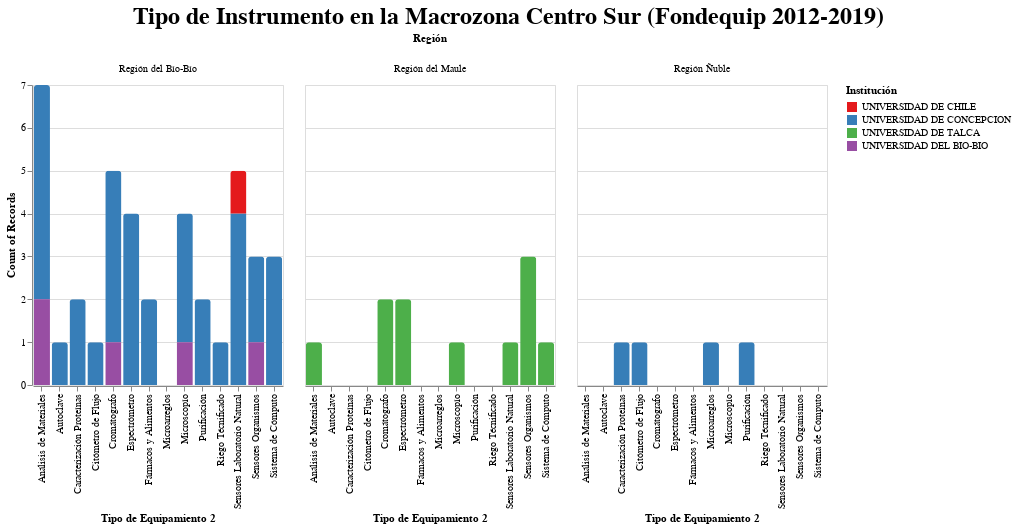

Here is the notebook cell this chart was saved with:
### Code cell
import altair as alt
alt.data_transformers.disable_max_rows()

chart = alt.Chart(data).mark_bar(
    cornerRadiusTopLeft=3,
    cornerRadiusTopRight=3
).encode(
    y=alt.Y('count(Tipo de Equipamiento 2):Q', stack=True),
    x='Tipo de Equipamiento 2:O',
    color=alt.Color('Institución:N', scale=alt.Scale(scheme='set1')),
    column='Región:O'
    
).properties(
    title='Tipo de Instrumento en la Macrozona Centro Sur (Fondequip 2012-2019)',
     
    width=250
)

chart.configure_title(
    fontSize=24,
    font='Courier',
    anchor='middle',
    color='black'
)

### Figure 1 — Vega-Lite specification as saved in the notebook (floating-point values rounded to 4 significant figures)
{"config": {"view": {"continuousWidth": 400, "continuousHeight": 300}, "title": {"anchor": "middle", "color": "black", "font": "Courier", "fontSize": 24}}, "data": {"name": "data-55f525ad415eb41e14f82735ca4b085e"}, "mark": {"type": "bar", "cornerRadiusTopLeft": 3, "cornerRadiusTopRight": 3}, "encoding": {"color": {"type": "nominal", "field": "Institución", "scale": {"scheme": "set1"}}, "column": {"type": "ordinal", "field": "Región"}, "x": {"type": "ordinal", "field": "Tipo de Equipamiento 2"}, "y": {"type": "quantitative", "aggregate": "count", "field": "Tipo de Equipamiento 2", "stack": true}}, "title": "Tipo de Instrumento en la Macrozona Centro Sur (Fondequip 2012-2019)", "width": 250, "$schema": "https://vega.github.io/schema/vega-lite/v4.8.1.json", "datasets": {"data-55f525ad415eb41e14f82735ca4b085e": [{"Folio": "EQM190153", "Programa": "FONDEQUIP", "Institución": "UNIVERSIDAD DE TALCA", "Región Instalación del Equipo": "Región del Maule", "Tipo de Equipamiento": "Otros", "Tipo de Equipamiento 2": "Sensores Organismos", "Área OECD": "Biomedicina", "Equipo": "DISPOSITIVO INTEGRADO NOLDUS DE OBSERVACIÓN DE CONDUCTA Y REGISTRO DE SEÑALES FISIOLÓGICAS", "Marca": "NOLDUS", "Modelo": "NOLDUS INFORMATION TECHNOLOGY", "Coordinador Responsable": "RAMON CASTILLO", "Email": "racastillo@utalca.cl", "Región": "Región del Maule"}, {"Folio": "EQM190124", "Programa": "FONDEQUIP", "Institución": "UNIVERSIDAD DE TALCA", "Región Instalación del Equipo": "Región del Maule", "Tipo de Equipamiento": "Otros", "Tipo de Equipamiento 2": "Sensores Laboratorio Natural", "Área OECD": "Clima", "Equipo": "PLATAFORMA DE FENOTIPEO AÉREA CON CÁMARA HIPERESPECTRA Y LIDARL ", "Marca": "Headwall Photonics ", "Modelo": "Co-Aligned hyperspectral sensor 400-2500nm with Lidar", "Coordinador Responsable": "Gustavo Lobos", "Email": "globosp@utalca.cl", "Región": "Región del Maule"}, {"Folio": "EQM190002", "Programa": "FONDEQUIP", "Institución": "UNIVERSIDAD DE CONCEPCION", "Región Instalación del Equipo": "Región del Bío-Bío", "Tipo de Equipamiento": "Otros", "Tipo de Equipamiento 2": "Análisis de Materiales ", "Área OECD": "Industria 4.0", "Equipo": "NANOTRIBOINDENTADOR", "Marca": "Bruker", "Modelo": "Hysitron TI 980", "Coordinador Responsable": "manuel melendrez", "Email": "mmelendrez@udec.cl", "Región": "Región del Bío-Bío"}, {"Folio": "EQM180230", "Programa": "FONDEQUIP", "Institución": "UNIVERSIDAD DE CONCEPCION", "Región Instalación del Equipo": "Región del Bío-Bío", "Tipo de Equipamiento": "Equipos de Procesamiento y ensayo de Materiales", "Tipo de Equipamiento 2": "Fármacos y Alimentos", "Área OECD": "Biomedicina", "Equipo": "MULTIFORS 2 OPTIMIZADO PARA SIMULACIÓN GASTRO-INTESTINAL", "Marca": "INFORS HT", "Modelo": "Multifors 2", "Coordinador Responsable": "Karem Henríquez Aedo", "Email": "karhenri@gmail.com", "Región": "Región del Bío-Bío"}, {"Folio": "EQM180219", "Programa": "FONDEQUIP", "Institución": "UNIVERSIDAD DE CONCEPCION", "Región Instalación del Equipo": "Región del Bío-Bío", "Tipo de Equipamiento": "Otros", "Tipo de Equipamiento 2": "Caracterización Proteínas", "Área OECD": "Biomedicina", "Equipo": "JASCO 1500", "Marca": "Jasco", "Modelo": 1500, "Coordinador Responsable": "Maximiliano Figueroa", "Email": "mfigueroa.yevenes@gmail.com", "Región": "Región del Bío-Bío"}, {"Folio": "EQM180217", "Programa": "FONDEQUIP", "Institución": "UNIVERSIDAD DE CONCEPCION", "Región Instalación del Equipo": "Región del Bío-Bío", "Tipo de Equipamiento": "Otros", "Tipo de Equipamiento 2": "Cromátografo", "Área OECD": "Biomedicina", "Equipo": "SISTEMA INTEGRADO CROMATÓGRAFO IÓNICO- ESPECTRÓMETRO DE MASAS POR PLASMA INDUCTIVAMENTE ACOPLADO", "Marca": "Thermo Fischer Sci", "Modelo": "ICP/MS iCAP RQ - ICS 5000", "Coordinador Responsable": "CARLOS PEÑA", "Email": "carlospena@udec.cl", "Región": "Región del Bío-Bío"}, {"Folio": "EQM180201", "Programa": "FONDEQUIP", "Institución": "UNIVERSIDAD DE CONCEPCION", "Región Instalación del Equipo": "Región del Bío-Bío", "Tipo de Equipamiento": "Otros", "Tipo de Equipamiento 2": "Purificación", "Área OECD": "Biotecnología", "Equipo": "SISTEMA DE EXTRACCIÓN SUPERCRÍTICO Y SUBCRÍTICO", "Marca": "Applied Separations", "Modelo": "Spe-ed Helix", "Coordinador Responsable": "Cristian Agurto", "Email": "cagurto@udec.cl", "Región": "Región del Bío-Bío"}, {"Folio": "EQM180008", "Programa": "FONDEQUIP", "Institución": "UNIVERSIDAD DE CONCEPCION", "Región Instalación del Equipo": "Región del Bío-Bío", "Tipo de Equipamiento": "Otros", "Tipo de Equipamiento 2": "Sensores Organismos", "Área OECD": "Biomedicina", "Equipo": "EEG MOVE CON SISTEMA WIRELESS", "Marca": "BrainAmp Standard", "Modelo": "128-channel BP-01030", "Coordinador Responsable": "Mabel Urrutia", "Email": "urrutiamabel@gmail.com", "Región": "Región del Bío-Bío"}, {"Folio": "EQM170124", "Programa": "FONDEQUIP", "Institución": "UNIVERSIDAD DE CONCEPCION", "Región Instalación del Equipo": "Región del Bío-Bío", "Tipo de Equipamiento": "Microscopios y Difractómetros", "Tipo de Equipamiento 2": "Microscopío", "Área OECD": "Biomedicina", "Equipo": "MICROSCOPIO ELECTRÓNICO DE BARRIDO SU 1000 FLEXSEM", "Marca": "HITACHI", "Modelo": "SU3500", "Coordinador Responsable": "Daniel González", "Email": "danigonz@udec.cl", "Región": "Región del Bío-Bío"}, {"Folio": "EQM170077", "Programa": "FONDEQUIP", "Institución": "UNIVERSIDAD DEL BIO-BIO", "Región Instalación del Equipo": "Región del Bío-Bío", "Tipo de Equipamiento": "Cromatógrafos y Espectrómetros", "Tipo de Equipamiento 2": "Cromátografo", "Área OECD": "Biomedicina", "Equipo": "CROMATÓGRAFO DE GASES Y PIROLIZADOR ACOPLADO A UN ESPECTRÓMETRO DE MASAS PY-GC/MS", "Marca": "Perkin Elmer", "Modelo": "GC Clarus 690 MS SQ8", "Coordinador Responsable": "Serguei Alejandro ", "Email": "salejandro@ubiobio.cl", "Región": "Región del Bío-Bío"}, {"Folio": "EQM170075", "Programa": "FONDEQUIP", "Institución": "UNIVERSIDAD DEL BIO-BIO", "Región Instalación del Equipo": "Región del Bío-Bío", "Tipo de Equipamiento": "Otros", "Tipo de Equipamiento 2": "Análisis de Materiales ", "Área OECD": "Industria 4.0", "Equipo": "ROBOT PARA CONSTRUCCIÓN IMPRESA", "Marca": "Kuka", "Modelo": "Kuka KR120 R2500 y KL6000", "Coordinador Responsable": "Rodrigo Garcia", "Email": "rgarcia@ubiobio.cl", "Región": "Región del Bío-Bío"}, {"Folio": "EQM170074", "Programa": "FONDEQUIP", "Institución": "UNIVERSIDAD DE TALCA", "Región Instalación del Equipo": "Región del Maule", "Tipo de Equipamiento": "Cromatógrafos y Espectrómetros", "Tipo de Equipamiento 2": "Espectrómetro", "Área OECD": "Biomedicina", "Equipo": "ESPECTRÓMETRO DE RESONANCIA MAGNÉTICA NUCLEAR DE 500 MHZ RMN 500 MHZ", "Marca": "Bruker", "Modelo": "Avance III HDTM 500 High Performance Digital NMR Spectrometer�", "Coordinador Responsable": "Guillermo Schmeda", "Email": "schmeda@utalca.cl", "Región": "Región del Maule"}, {"Folio": "EQM170054", "Programa": "FONDEQUIP", "Institución": "UNIVERSIDAD DE TALCA", "Región Instalación del Equipo": "Región del Maule", "Tipo de Equipamiento": "Otros", "Tipo de Equipamiento 2": "Análisis de Materiales ", "Área OECD": "Industria 4.0", "Equipo": "ESTACIÓN DE PRUEBA PARA CELDAS INDIVIDUALES DE GRAN SUPERFICIE Y PILAS DE COMBUSTIBLE DE TAMAÑO PEQUEÑO", "Marca": "FuelCon", "Modelo": "Evaluator C1000-LT", "Coordinador Responsable": "Carlos  Restrepo", "Email": "crestrepo@utalca.cl", "Región": "Región del Maule"}, {"Folio": "EQM170023", "Programa": "FONDEQUIP", "Institución": "UNIVERSIDAD DE CONCEPCION", "Región Instalación del Equipo": "Región del Bío-Bío", "Tipo de Equipamiento": "Cromatógrafos y Espectrómetros", "Tipo de Equipamiento 2": "Cromátografo", "Área OECD": "Biomedicina", "Equipo": "CROMATÓGRAFO LÍQUIDO DE ULTRA-ALTO RENDIMIENTO ACOPLADO A UN ESPECTRÓMETRO DE MASAS DE ALTA RESOLUCIÓN DE CUADRUPOLO-TIEMPO DE VUELO HR-QQTOF-MS", "Marca": "Bruker", "Modelo": "Compact QqTOF Bench-top", "Coordinador Responsable": "Claudia Mardones", "Email": "cmardone@udec.cl", "Región": "Región del Bío-Bío"}, {"Folio": "EQM160100", "Programa": "FONDEQUIP", "Institución": "UNIVERSIDAD DE CONCEPCION", "Región Instalación del Equipo": "Región del Bío-Bío", "Tipo de Equipamiento": "Equipos de Procesamiento y ensayo de Materiales", "Tipo de Equipamiento 2": "Fármacos y Alimentos", "Área OECD": null, "Equipo": "FLUORESCENCIA DE RAYOS X DE REFLEXIÓN TOTAL", "Marca": "Bruker", "Modelo": "S4 Tstar/800", "Coordinador Responsable": "José Neira", "Email": "yneira@udec.cl", "Región": "Región del Bío-Bío"}, {"Folio": "EQM160063", "Programa": "FONDEQUIP", "Institución": "UNIVERSIDAD DE TALCA", "Región Instalación del Equipo": "Región del Maule", "Tipo de Equipamiento": "Equipamiento de informática", "Tipo de Equipamiento 2": "Sistema de Cómputo", "Área OECD": "Agricultura de Precisión", "Equipo": "CLÚSTER DE CÓMPUTO", "Marca": "Exxact", "Modelo": "Quantum-TXR231-1000R Turn-Key Cluster", "Coordinador Responsable": "Wendy Gonzalez", "Email": "wgonzalez@utalca.cl", "Región": "Región del Maule"}, {"Folio": "EQM160015", "Programa": "FONDEQUIP", "Institución": "UNIVERSIDAD DE CONCEPCION", "Región Instalación del Equipo": "Región del Bío-Bío", "Tipo de Equipamiento": "Otros", "Tipo de Equipamiento 2": "Sensores Laboratorio Natural", "Área OECD": null, "Equipo": "ARREGLO DE SISMÓMETROS", "Marca": "Guralp", "Modelo": "Radian/ 6T", "Coordinador Responsable": "Gonzalo Montalva", "Email": "gmontalva@udec.cl", "Región": "Región del Bío-Bío"}, {"Folio": "EQM150139", "Programa": "FONDEQUIP", "Institución": "UNIVERSIDAD DE CONCEPCION", "Región Instalación del Equipo": "Región del Bío-Bío", "Tipo de Equipamiento": "Microscopios y Difractómetros", "Tipo de Equipamiento 2": "Microscopío", "Área OECD": null, "Equipo": "MICROSCOPIO DE FUERZA ATÓMICA ACOPLADO CON ESPECTROSCOPIA RAMAN AFM-RAMAN", "Marca": "HORIBA", "Modelo": "LabRAM nano 800 HR Evolution", "Coordinador Responsable": "manuel melendrez", "Email": "mmelendrez@udec.cl", "Región": "Región del Bío-Bío"}, {"Folio": "EQM150134", "Programa": "FONDEQUIP", "Institución": "UNIVERSIDAD DE CONCEPCION", "Región Instalación del Equipo": "Región del Bío-Bío", "Tipo de Equipamiento": "Equipamiento de informática", "Tipo de Equipamiento 2": "Sistema de Cómputo", "Área OECD": null, "Equipo": "CLUSTER GPU", "Marca": "ExxactCorp", "Modelo": "TXR412-\n512R", "Coordinador Responsable": "Alexis Salas", "Email": "alsalas@udec.cl", "Región": "Región del Bío-Bío"}, {"Folio": "EQM150114", "Programa": "FONDEQUIP", "Institución": "UNIVERSIDAD DE CONCEPCION", "Región Instalación del Equipo": "Región del Bío-Bío", "Tipo de Equipamiento": "Otros", "Tipo de Equipamiento 2": "Análisis de Materiales ", "Área OECD": null, "Equipo": "MÁQUINA DE PROTOTIPADO LASER DE CIRCUITOS ELECTRÓNICOS", "Marca": "LPKF", "Modelo": "ProtoLaser S", "Coordinador Responsable": "Pablo Aqueveque", "Email": "paaqueve@udec.cl", "Región": "Región del Bío-Bío"}, {"Folio": "EQM150103", "Programa": "FONDEQUIP", "Institución": "UNIVERSIDAD DE CONCEPCION", "Región Instalación del Equipo": "Región del Bío-Bío", "Tipo de Equipamiento": "Otros", "Tipo de Equipamiento 2": "Análisis de Materiales ", "Área OECD": null, "Equipo": "ANALIZADOR TÉRMICO DE MATERIALES", "Marca": "MICROMERITICS", "Modelo": "AutoChem II - MS Cirrus 2 MKS", "Coordinador Responsable": "Rafael Garcia", "Email": "rgarcia@udec.cl", "Región": "Región del Bío-Bío"}, {"Folio": "EQM150097", "Programa": "FONDEQUIP", "Institución": "UNIVERSIDAD DE CONCEPCION", "Región Instalación del Equipo": "Región del Bío-Bío", "Tipo de Equipamiento": "Instrumentos Bioanalíticos", "Tipo de Equipamiento 2": "Caracterización Proteínas", "Área OECD": null, "Equipo": "EQUIPO DE TERMOFORESIS MICROESCALA", "Marca": "NanoTemper Technologies GmbH", "Modelo": "Monolith NT.115Pico", "Coordinador Responsable": "Oliberto Sánchez", "Email": "osanchez@udec.cl", "Región": "Región del Bío-Bío"}, {"Folio": "EQM150078", "Programa": "FONDEQUIP", "Institución": "UNIVERSIDAD DE CONCEPCION", "Región Instalación del Equipo": "Región del Bío-Bío", "Tipo de Equipamiento": "Otros", "Tipo de Equipamiento 2": "Riego Técnificado", "Área OECD": "Agricultura de Precisión", "Equipo": "SISTEMA DE AVANCE FRONTAL VRI ", "Marca": "VALLEY", "Modelo": 8120, "Coordinador Responsable": "Luis Lagos", "Email": "octaviolagos@udec.cl", "Región": "Región del Bío-Bío"}, {"Folio": "EQM150067", "Programa": "FONDEQUIP", "Institución": "UNIVERSIDAD DE CONCEPCION", "Región Instalación del Equipo": "Región del Bío-Bío", "Tipo de Equipamiento": "Cromatógrafos y Espectrómetros", "Tipo de Equipamiento 2": "Espectrómetro", "Área OECD": null, "Equipo": "UHPLC-DAD-MS/MS ", "Marca": "SHIMADZU", "Modelo": "LCMS-8030", "Coordinador Responsable": "Christian  Folch", "Email": "cfolch@ciq.uchile.cl", "Región": "Región del Bío-Bío"}, {"Folio": "EQM150061", "Programa": "FONDEQUIP", "Institución": "UNIVERSIDAD DE CONCEPCION", "Región Instalación del Equipo": "Región del Bío-Bío", "Tipo de Equipamiento": "Instrumentos Bioanalíticos", "Tipo de Equipamiento 2": "Citómetro de Flujo", "Área OECD": null, "Equipo": "CITÓMETRO DE FLUJO BD LSRFORTESSA X-20", "Marca": "Becton Dickinson", "Modelo": "LSRFortessa X-20", "Coordinador Responsable": "Maria  Barria", "Email": "mibarria@gmail.com", "Región": "Región del Bío-Bío"}, {"Folio": "EQM150036", "Programa": "FONDEQUIP", "Institución": "UNIVERSIDAD DE CONCEPCION", "Región Instalación del Equipo": "Región Ñuble", "Tipo de Equipamiento": "Otros", "Tipo de Equipamiento 2": "Purificación", "Área OECD": null, "Equipo": "ULTRACENTRÍFUGA PREPARATIVA", "Marca": "HITACHI", "Modelo": "CP80NX", "Coordinador Responsable": "Lleretny Rodriguez", "Email": "llrodriguez@udec.cl", "Región": "Región Ñuble"}, {"Folio": "EQM150034", "Programa": "FONDEQUIP", "Institución": "UNIVERSIDAD DE CONCEPCION", "Región Instalación del Equipo": "Región Ñuble", "Tipo de Equipamiento": "Instrumentos Bioanalíticos", "Tipo de Equipamiento 2": "Caracterización Proteínas", "Área OECD": null, "Equipo": "ANALIZADOR DE NANOPARTÍCULAS NTA", "Marca": "MALVERN", "Modelo": "Nanosight NS300", "Coordinador Responsable": "FIDEL CASTRO", "Email": "fidcastro@udec.cl", "Región": "Región Ñuble"}, {"Folio": "EQM150029", "Programa": "FONDEQUIP", "Institución": "UNIVERSIDAD DE CONCEPCION", "Región Instalación del Equipo": "Región del Bío-Bío", "Tipo de Equipamiento": "Otros", "Tipo de Equipamiento 2": "Sistema de Cómputo", "Área OECD": null, "Equipo": "SIMULADOR DE CONDUCCION SIMESCAR", "Marca": "Simumak", "Modelo": "Simescar", "Coordinador Responsable": "Tomas Echaveguren", "Email": "techaveg@udec.cl", "Región": "Región del Bío-Bío"}, {"Folio": "EQM150025", "Programa": "FONDEQUIP", "Institución": "UNIVERSIDAD DE CONCEPCION", "Región Instalación del Equipo": "Región del Bío-Bío", "Tipo de Equipamiento": "Cromatógrafos y Espectrómetros", "Tipo de Equipamiento 2": "Cromátografo", "Área OECD": null, "Equipo": "CROMATOGRAFO EN CONTRA-CORRIENTE LÍQUIDO-LIQUIDO DE LECHO MÓVIL VERDADERO TMB", "Marca": "Armen", "Modelo": "TMB-500", "Coordinador Responsable": "Edgar Pastene", "Email": "epastene@udec.cl", "Región": "Región del Bío-Bío"}, {"Folio": "EQM150018", "Programa": "FONDEQUIP", "Institución": "UNIVERSIDAD DE CONCEPCION", "Región Instalación del Equipo": "Región del Bío-Bío", "Tipo de Equipamiento": "Cromatógrafos y Espectrómetros", "Tipo de Equipamiento 2": "Espectrómetro", "Área OECD": null, "Equipo": "ANALIZADOR ELEMENTAL ACOPLADO A ESPECTRÓMETRO DE MASA DE RAZÓN ISOTOPICA EA-IRMS", "Marca": "Sercon - Eurovector", "Modelo": "GSL  2020 IRMS", "Coordinador Responsable": "RAFAEL RUBILAR", "Email": "rafaelrubilar@udec.cl", "Región": "Región del Bío-Bío"}, {"Folio": "EQM150005", "Programa": "FONDEQUIP", "Institución": "UNIVERSIDAD DE TALCA", "Región Instalación del Equipo": "Región del Maule", "Tipo de Equipamiento": "Microscopios y Difractómetros", "Tipo de Equipamiento 2": "Microscopío", "Área OECD": null, "Equipo": "MICROSCOPIO DE FLUORESCENCIA INTRAVITAL", "Marca": "Carl Zeiss", "Modelo": "Axio Examiner.Z1", "Coordinador Responsable": "Eduardo Fuentes", "Email": "edfuentes@utalca.cl", "Región": "Región del Maule"}, {"Folio": "EQM140148", "Programa": "FONDEQUIP", "Institución": "UNIVERSIDAD DE CONCEPCION", "Región Instalación del Equipo": "Región del Bío-Bío", "Tipo de Equipamiento": "Equipos de Procesamiento y ensayo de Materiales", "Tipo de Equipamiento 2": "Sistema de Cómputo", "Área OECD": null, "Equipo": "EMULADOR EN TIEMPO REAL", "Marca": "OPAL-RT", "Modelo": "OP4500/5607", "Coordinador Responsable": "José Espinoza", "Email": "jose.espinoza@udec.cl", "Región": "Región del Bío-Bío"}, {"Folio": "EQM140146", "Programa": "FONDEQUIP", "Institución": "UNIVERSIDAD DE CONCEPCION", "Región Instalación del Equipo": "Región del Bío-Bío", "Tipo de Equipamiento": "Microscopios y Difractómetros", "Tipo de Equipamiento 2": "Microscopío", "Área OECD": null, "Equipo": "ESTEREOMICROSCOPIO DE FLUORESCENCIA", "Marca": "CARL ZEISS", "Modelo": "AxioZoom.V16 con sistema Apotome.2", "Coordinador Responsable": "JUAN HENRIQUEZ", "Email": "jhenriquez@udec.cl", "Región": "Región del Bío-Bío"}, {"Folio": "EQM140134", "Programa": "FONDEQUIP", "Institución": "UNIVERSIDAD DE CHILE", "Región Instalación del Equipo": "Región del Bío-Bío", "Tipo de Equipamiento": "Otros", "Tipo de Equipamiento 2": "Sensores Laboratorio Natural", "Área OECD": null, "Equipo": "PLATAFORMA DE OBSERVACIÓN SISTEMA ACOPLADO OCÉANO-ATMÓSFERA POSAR", "Marca": "Varias", "Modelo": "Integración de varios sensores Campbell  Seacat", "Coordinador Responsable": "René Garreaud", "Email": "rgarreau@dgf.uchile.cl", "Región": "Región del Bío-Bío"}, {"Folio": "EQM140111", "Programa": "FONDEQUIP", "Institución": "UNIVERSIDAD DE CONCEPCION", "Región Instalación del Equipo": "Región del Bío-Bío", "Tipo de Equipamiento": "Equipos de Procesamiento y ensayo de Materiales", "Tipo de Equipamiento 2": "Autoclave", "Área OECD": null, "Equipo": "AUTOCLAVE DOBLE PUERTA CON GENERADOR INCLUIDO", "Marca": "MATACHANA", "Modelo": "1010E-2 I", "Coordinador Responsable": "Luis Aguayo", "Email": "laguayo@udec.cl", "Región": "Región del Bío-Bío"}, {"Folio": "EQM140104", "Programa": "FONDEQUIP", "Institución": "UNIVERSIDAD DEL BIO-BIO", "Región Instalación del Equipo": "Región del Bío-Bío", "Tipo de Equipamiento": "Otros", "Tipo de Equipamiento 2": "Sensores Organismos", "Área OECD": null, "Equipo": "PERICAM PSI HR", "Marca": "Perimed", "Modelo": "PeriCam PSI HR", "Coordinador Responsable": "Carlos Escudero", "Email": "cescudero@ubiobio.cl", "Región": "Región del Bío-Bío"}, {"Folio": "EQM140088", "Programa": "FONDEQUIP", "Institución": "UNIVERSIDAD DEL BIO-BIO", "Región Instalación del Equipo": "Región del Bío-Bío", "Tipo de Equipamiento": "Microscopios y Difractómetros", "Tipo de Equipamiento 2": "Microscopío", "Área OECD": null, "Equipo": "MICROSCOPIO ELECTRÓNICO DE BARRIDO SEM", "Marca": "Hitachi", "Modelo": "SU 3500", "Coordinador Responsable": "Gerardo Cabello", "Email": "gcabello@ubiobio.cl", "Región": "Región del Bío-Bío"}, {"Folio": "EQM140075", "Programa": "FONDEQUIP", "Institución": "UNIVERSIDAD DE CONCEPCION", "Región Instalación del Equipo": "Región del Bío-Bío", "Tipo de Equipamiento": "Cromatógrafos y Espectrómetros", "Tipo de Equipamiento 2": "Espectrómetro", "Área OECD": null, "Equipo": "ESPECTROMETRO DE RESONANCIA PARAMAGNETICA DE  SPIN ELECTRONICO EPR", "Marca": "Bruker", "Modelo": "EMXmicro-6/1/S/L SYSTEM", "Coordinador Responsable": "David Contreras", "Email": "dcontrer@udec.cl", "Región": "Región del Bío-Bío"}, {"Folio": "EQM140034", "Programa": "FONDEQUIP", "Institución": "UNIVERSIDAD DE CONCEPCION", "Región Instalación del Equipo": "Región del Bío-Bío", "Tipo de Equipamiento": "Equipos de Procesamiento y ensayo de Materiales", "Tipo de Equipamiento 2": "Análisis de Materiales ", "Área OECD": null, "Equipo": "REÓMETRO HÍBRIDO DHR-3", "Marca": "Marca TA-Instruments", "Modelo": "DHR-3", "Coordinador Responsable": "Bernabe Rivas", "Email": "brivas@udec.cl", "Región": "Región del Bío-Bío"}, {"Folio": "EQM140029", "Programa": "FONDEQUIP", "Institución": "UNIVERSIDAD DE CONCEPCION", "Región Instalación del Equipo": "Región del Bío-Bío", "Tipo de Equipamiento": "Equipos de Procesamiento y ensayo de Materiales", "Tipo de Equipamiento 2": "Sensores Laboratorio Natural", "Área OECD": null, "Equipo": "RED MÚLTIPLE MOCNESS", "Marca": "Mocness", "Modelo": "Múltiple 10m2 ", "Coordinador Responsable": "HERACLIO ESCRIBANO", "Email": "rescribano@udec.cl", "Región": "Región del Bío-Bío"}, {"Folio": "EQM130236", "Programa": "FONDEQUIP", "Institución": "UNIVERSIDAD DEL BIO-BIO", "Región Instalación del Equipo": "Región del Bío-Bío", "Tipo de Equipamiento": "Equipos de Procesamiento y ensayo de Materiales", "Tipo de Equipamiento 2": "Análisis de Materiales ", "Área OECD": null, "Equipo": "SECADOR FLEXIBLE DE MADERAS", "Marca": "Neumann", "Modelo": "LAB-3.5e", "Coordinador Responsable": "Rubén ANANIAS", "Email": "ananias@ubiobio.cl", "Región": "Región del Bío-Bío"}, {"Folio": "EQM130220", "Programa": "FONDEQUIP", "Institución": "UNIVERSIDAD DE TALCA", "Región Instalación del Equipo": "Región del Maule", "Tipo de Equipamiento": "Otros", "Tipo de Equipamiento 2": "Sensores Organismos", "Área OECD": null, "Equipo": "AMPLIFICADOR MULTICANAL DE SEÑALES BIOELÉCTRICAS", "Marca": "OT Bioelettronica ", "Modelo": "EMG-USB2", "Coordinador Responsable": "valeska gatica", "Email": "vgatica@utalca.cl", "Región": "Región del Maule"}, {"Folio": "EQM130209", "Programa": "FONDEQUIP", "Institución": "UNIVERSIDAD DE CONCEPCION", "Región Instalación del Equipo": "Región del Bío-Bío", "Tipo de Equipamiento": "Cromatógrafos y Espectrómetros", "Tipo de Equipamiento 2": "Espectrómetro", "Área OECD": null, "Equipo": "ESPECTRÓMETRO DE MASAS. LC/MS/MS CON INTERFACE HPTLC/MS/MS", "Marca": "Shimadzu", "Modelo": "LC-30A NEXERA unido a Detector Masa triple cuadrupolo LCMS-8030", "Coordinador Responsable": "Mario Aranda", "Email": "maranda@udec.cl", "Región": "Región del Bío-Bío"}, {"Folio": "EQM130167", "Programa": "FONDEQUIP", "Institución": "UNIVERSIDAD DE CONCEPCION", "Región Instalación del Equipo": "Región Ñuble", "Tipo de Equipamiento": "Instrumentos Bioanalíticos", "Tipo de Equipamiento 2": "Citómetro de Flujo", "Área OECD": null, "Equipo": "CITOMETRO DE FLUJO", "Marca": "Attune", "Modelo": "AFC2", "Coordinador Responsable": "Lleretny Rodriguez", "Email": "llrodriguez@udec.cl", "Región": "Región Ñuble"}, {"Folio": "EQM130103", "Programa": "FONDEQUIP", "Institución": "UNIVERSIDAD DE CONCEPCION", "Región Instalación del Equipo": "Región del Bío-Bío", "Tipo de Equipamiento": "Equipos de Procesamiento y ensayo de Materiales", "Tipo de Equipamiento 2": "Análisis de Materiales ", "Área OECD": null, "Equipo": "PRENSA CALIENTE", "Marca": "GT Advanced Technologies Limited", "Modelo": "MODEL HP20-4560-20 FURNACE SYSTEM", "Coordinador Responsable": "MANGALARAJA Ramalinga Viswanathan", "Email": "mangal@udec.cl", "Región": "Región del Bío-Bío"}, {"Folio": "EQM130088", "Programa": "FONDEQUIP", "Institución": "UNIVERSIDAD DE TALCA", "Región Instalación del Equipo": "Región del Maule", "Tipo de Equipamiento": "Otros", "Tipo de Equipamiento 2": "Sensores Organismos", "Área OECD": null, "Equipo": "SISTEMA MODULAR DE EMISIÓN Y REGISTRO DE SEÑALES SENSORIO-PERCEPTIVAS COGNITIVAS Y CONDUCTUALES", "Marca": "ETT", "Modelo": "SMERS-SPC4", "Coordinador Responsable": "Edgar Vogel", "Email": "evogel@utalca.cl", "Región": "Región del Maule"}, {"Folio": "EQM130073", "Programa": "FONDEQUIP", "Institución": "UNIVERSIDAD DE TALCA", "Región Instalación del Equipo": "Región del Maule", "Tipo de Equipamiento": "Cromatógrafos y Espectrómetros", "Tipo de Equipamiento 2": "Espectrómetro", "Área OECD": null, "Equipo": "ESPECTRORADIÓMETRO ", "Marca": "ASD Inc", "Modelo": "Field Spec 4 High Resolution", "Coordinador Responsable": "Gustavo Lobos", "Email": "globosp@utalca.cl", "Región": "Región del Maule"}, {"Folio": "EQM120191", "Programa": "FONDEQUIP", "Institución": "UNIVERSIDAD DE TALCA", "Región Instalación del Equipo": "Región del Maule", "Tipo de Equipamiento": "Cromatógrafos y Espectrómetros", "Tipo de Equipamiento 2": "Cromátografo", "Área OECD": null, "Equipo": "CROMATÓGRAFO LÍQUIDO CON DETECTOR DE MASAS", "Marca": "Thermo Fisher Scientific", "Modelo": "Exactive Plus Orbitrap LC  con detector de masas ", "Coordinador Responsable": "Carolina Torres", "Email": "cartorres@utalca.cl", "Región": "Región del Maule"}, {"Folio": "EQM120174", "Programa": "FONDEQUIP", "Institución": "UNIVERSIDAD DE CONCEPCION", "Región Instalación del Equipo": "Región del Bío-Bío", "Tipo de Equipamiento": "Microscopios y Difractómetros", "Tipo de Equipamiento 2": "Sensores Organismos", "Área OECD": null, "Equipo": "I BOX EXPLORER  PARA MACRO Y MICRO FOTODUCUMENTACIÓN IN VIVO", "Marca": "Li-Cor", "Modelo": 9400, "Coordinador Responsable": "Jorge Toledo", "Email": "jotoledo@udec.cl", "Región": "Región del Bío-Bío"}, {"Folio": "EQM120148", "Programa": "FONDEQUIP", "Institución": "UNIVERSIDAD DE CONCEPCION", "Región Instalación del Equipo": "Región del Bío-Bío", "Tipo de Equipamiento": "Instrumentos Bioanalíticos", "Tipo de Equipamiento 2": "Purificación", "Área OECD": null, "Equipo": "ULTRACENTRÍFUGA PREPARATIVA", "Marca": "SORVALL", "Modelo": "Serie Ultra WX modelo WX80", "Coordinador Responsable": "Oliberto Sánchez", "Email": "osanchez@udec.cl", "Región": "Región del Bío-Bío"}, {"Folio": "EQM120113", "Programa": "FONDEQUIP", "Institución": "UNIVERSIDAD DE CONCEPCION", "Región Instalación del Equipo": "Región Ñuble", "Tipo de Equipamiento": "Instrumentos Bioanalíticos", "Tipo de Equipamiento 2": "Microarreglos", "Área OECD": null, "Equipo": "LECTOR DE MICROARREGLOS", "Marca": "Agilent", "Modelo": "Surescan Microarray Scanner Bundle", "Coordinador Responsable": "FIDEL CASTRO", "Email": "fidcastro@udec.cl", "Región": "Región Ñuble"}, {"Folio": "EQM120104", "Programa": "FONDEQUIP", "Institución": "UNIVERSIDAD DE CONCEPCION", "Región Instalación del Equipo": "Región del Bío-Bío", "Tipo de Equipamiento": "Cromatógrafos y Espectrómetros", "Tipo de Equipamiento 2": "Sensores Laboratorio Natural", "Área OECD": "Agricultura de Precisión", "Equipo": "ANALIZADOR DE N2O Y SUS ISOTOPOS PARA EL MONTAJE EN SISTEMA DE MEDICIÓN CONTINUOS Y DISCRETOS", "Marca": "Picarro", "Modelo": "Picarro G5101-i", "Coordinador Responsable": "Laura Farias", "Email": "lfarias@profc.udec.cl", "Región": "Región del Bío-Bío"}, {"Folio": "EQM120096", "Programa": "FONDEQUIP", "Institución": "UNIVERSIDAD DE CONCEPCION", "Región Instalación del Equipo": "Región del Bío-Bío", "Tipo de Equipamiento": "Cromatógrafos y Espectrómetros", "Tipo de Equipamiento 2": "Cromátografo", "Área OECD": null, "Equipo": "CROMATOGRAFO DE DE GASES ACOPLADO A MASAS", "Marca": "Perkin Elmer", "Modelo": "Clarus 680-SQ8t", "Coordinador Responsable": "Nestor Escalona", "Email": "nescalona@udec.cl", "Región": "Región del Bío-Bío"}, {"Folio": "EQM120064", "Programa": "FONDEQUIP", "Institución": "UNIVERSIDAD DE CONCEPCION", "Región Instalación del Equipo": "Región del Bío-Bío", "Tipo de Equipamiento": "Cromatógrafos y Espectrómetros", "Tipo de Equipamiento 2": "Sensores Laboratorio Natural", "Área OECD": "Agricultura de Precisión", "Equipo": "ANALIZADOR DE GASES INFRAROJO IRGA", "Marca": "LICOR", "Modelo": "LI-6400", "Coordinador Responsable": "RAFAEL RUBILAR", "Email": "rafaelrubilar@udec.cl", "Región": "Región del Bío-Bío"}, {"Folio": "EQM120008", "Programa": "FONDEQUIP", "Institución": "UNIVERSIDAD DE TALCA", "Región Instalación del Equipo": "Región del Maule", "Tipo de Equipamiento": "Cromatógrafos y Espectrómetros", "Tipo de Equipamiento 2": "Cromátografo", "Área OECD": null, "Equipo": "CROMATOGRAFO DE GASES CON DETECTOR DE MASAS GC-MS", "Marca": "Thermo Fisher Scientific", "Modelo": "Trace GC 1310", "Coordinador Responsable": "Luis Astudillo", "Email": "lastudi@utalca.cl", "Región": "Región del Maule"}]}}
